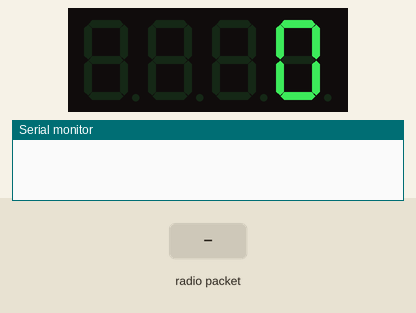
The sketch below on a simulated Arduino Uno, built with avr-gcc and run on an emulated ATmega328P. Shown: 4-digit seven-segment display, the last lines printed to the serial monitor. The inputs (shaded band) are chosen by the test bench. No radio packets arrive unless stated.

Above: at 1.2 s.
1.3 s: radio packet "1" arrives
At 2.5 s:
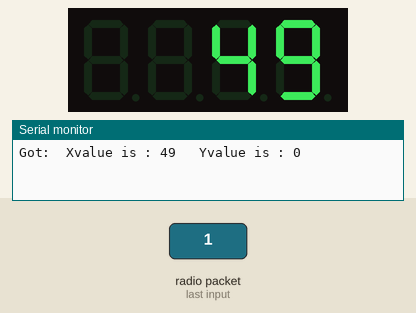
2.8 s: radio packet "0" arrives
4.3 s: radio packet "2" arrives
At 5.1 s:
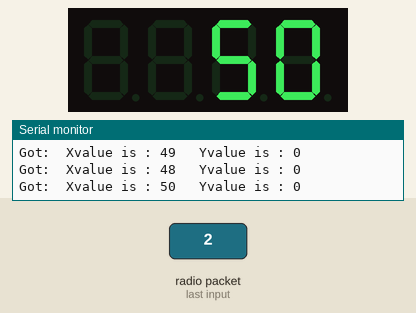
Timing chart, 0 to 7.3 s (numbered marks = the images above; inputs shaded):
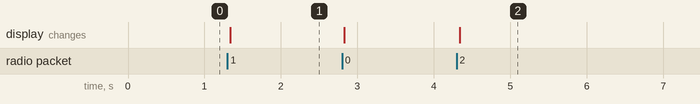

The sketch:

VWireReceiver.ino
```cpp
/*
Receiver 433 MHz with 4Digit Display and servo

*/
#include <VirtualWire.h>
#include <TM1637Display.h>

const int clk_pin = 5;
const int dio_pin = 4;

int Xvalue;
int Yvalue;
int display_x;

TM1637Display display(clk_pin, dio_pin);

void setup()
{

    Serial.begin(9600);
    display.setBrightness(15);
    vw_set_rx_pin(2);
    vw_set_ptt_inverted(false); // Required for DR3100
    vw_setup(2000);	 // Bits per sec
    vw_rx_start();       // Start the receiver PLL running
}


void loop()
{
    display.showNumberDec(display_x, false);
    uint8_t buf[VW_MAX_MESSAGE_LEN];
    uint8_t buflen = VW_MAX_MESSAGE_LEN;


    if (vw_get_message(buf, &buflen)) // Non-blocking
    {


        digitalWrite(13, true); // Flash a light to show received good message
        Serial.print("Got: ");
        int Xvalue = buf[0];
        display_x = Xvalue;
        int Yvalue = buf[1];
        Serial.print(" Xvalue is : ");
        Serial.print(Xvalue);
        Serial.print("   Yvalue is : ");
        Serial.println(Yvalue);


        /*
        for (int i = 0; i < buflen; i++)
        {
            Serial.print(buf[i], DEC);
            Serial.print(" ");
        }
        */
        Serial.println("");
        digitalWrite(13, false);
    }

}
```

Measured:
- after the input at 1.3 s, the display: changes at once (image 1)
- after the input at 4.3 s, the display: changes at once (image 2)
